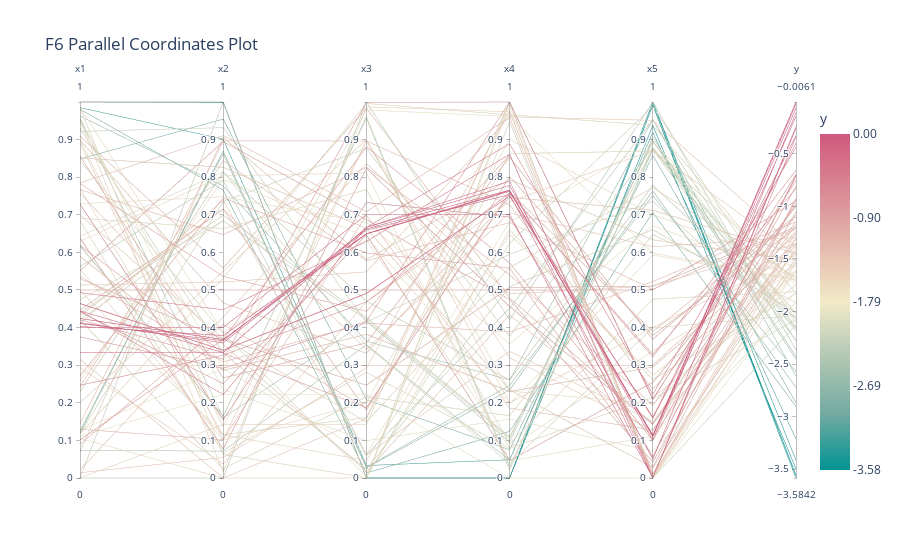

Notebook code for this chart:
### Code cell
plot_parallel_coordinates(df, 'y', "F6 Parallel Coordinates Plot")
